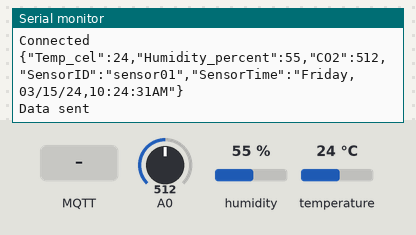
This sketch was run on a simulated ESP8266 (NodeMCU). On the bench: the last lines printed to the serial monitor. Inputs (shaded band) come from the test bench; at power-on: humidity 55 %, A0 = 512, temperature 24 °C. WiFi joins after 1.5 s; servers stay silent unless stated; the local clock reads 2024-03-15 10:24:30 at power-on unless the sketch sets it; no MQTT or app messages arrive unless stated.

Above: at 2.7 s.
2.8 s: MQTT message "1" arrives on the first subscribed topic
At 4.32 s:
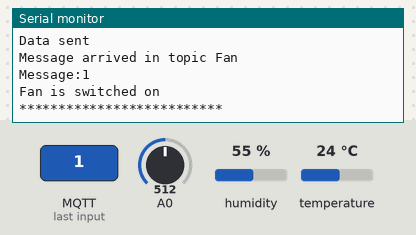
5.5 s: MQTT message "on" arrives on the first subscribed topic
At 6.84 s:
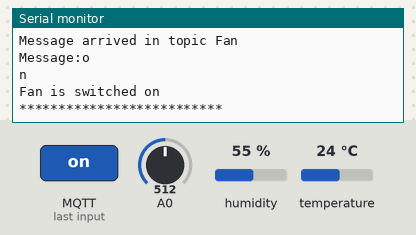
8.0 s: MQTT message "off" arrives on the first subscribed topic
At 9.36 s:
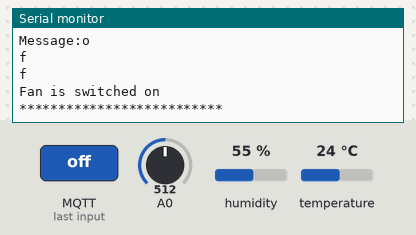
10.5 s: humidity set to 22 %
At 11.0 s:
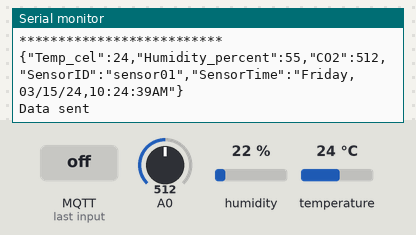
12.1 s: A0 set to 716
At 13.3 s:
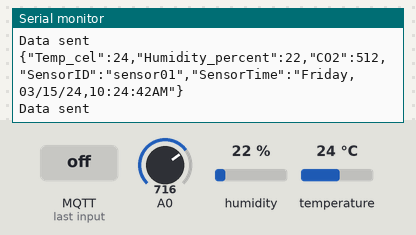
13.7 s: temperature set to 12 °C
At 15.9 s:
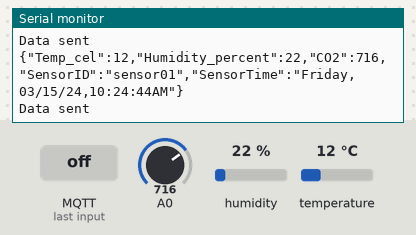

Measured:
- after the input at 2.8 s, the serial monitor: prints a new line after 1.2 s (image 1)
- after the input at 5.5 s, the serial monitor: prints a new line after 1.1 s (image 2)
- after the input at 8.0 s, the serial monitor: prints a new line after 1.1 s (image 3)
- after the input at 13.7 s, the serial monitor: prints a new line after 0.80 s (image 6)

The sketch:

MQTTpubsub.ino
```cpp
#include<ESP8266WiFi.h>
#include<PubSubClient.h>
#include<ArduinoJson.h>
#include<NTPClient.h>
#include<DHT.h>
#include<DHT_U.h>

#define DHTPIN 2
#define DHTTYPE DHT11

DHT dht(DHTPIN,DHTTYPE);

const char* ssid=""; //your wifi name
const char* pass=""; //your wifi password
const char* mqttServer=""; //ip address of raspberry pi
const int mqttPort= 1883;
const char* mqttUser=""; //username of mosquitto setup on raspberry pi
const char* mqttPass=""; //password of mosquitto setup on raspberry pi
const char* ntpServer = ""; //ip address of raspberry pi on which NTP server is setup
const long  gmtOffset_sec = 19800;   //Replace with your GMT offset (seconds)
const int   daylightOffset_sec = 0; //Replace with your daylight offset (seconds)


WiFiClient espClient;
PubSubClient client(espClient);

void setup() {
 Serial.begin(9600);
 WiFi.begin(ssid,pass);
 Serial.println("Welcome");
 while(WiFi.status()!= WL_CONNECTED){
  delay(500);
  Serial.println("Connecting to WiFi...");
 }
 Serial.println("Connected");

 client.setServer(mqttServer,mqttPort);
 client.setCallback(callback);

 while(!client.connected()){
  Serial.println("Connecting to MQTT server..");
  String clientId = "ESP8266Client";
  if(client.connect(clientId.c_str(),mqttUser, mqttPass)){
    client.subscribe("Fan");
    Serial.println("Connected");
  }
  else{
    Serial.print("Failed");
    Serial.println(client.state());
    delay(1000);
  }
 }
 configTime(gmtOffset_sec, daylightOffset_sec, ntpServer);
}

void callback(char* topic, byte* payload, unsigned int length){
  Serial.print("Message arrived in topic ");
  Serial.println(topic);

  Serial.print("Message:");
  String message="";
  for(int i=0; i<length;i++){
    Serial.println((char)payload[i]);
    message+=(char)payload[i];
  }
  if (String(topic)="Fan"){
    if(message="Fan on"){
      Serial.println("Fan is switched on");
    }
    else{
      Serial.println("Fan is turned off");
    }
  }
  Serial.println();
  Serial.println("**************************");
}

void loop() {
  client.loop();
  float hum= dht.readHumidity();
  //Serial.println(hum);
  float temp= dht.readTemperature();
  //Serial.println(temp);
  int sensorValue = analogRead(A0);
  time_t rawtime;
  struct tm* timeinfo;
  char buffer1[80];
  // Used to store the time
  // returned by localetime() function
  //char buffer[80];
  delay(400);
  time(&rawtime);
  timeinfo = localtime(&rawtime);
  strftime(buffer1, 80,
           "%A,%D,%I:%M:%S%p",
           timeinfo);
  // strftime() function stores the
    // current time as Hours : Minutes
    //%I %M and %p-> format specifier
    // of Hours minutes and am/pm respectively
    // %A is for day and %D is for date*/

  StaticJsonDocument<200> doc;
  doc["Temp_cel"] = temp;
  doc["Humidity_percent"] = hum;
  doc["CO2"]=sensorValue;
  doc["SensorID"]="sensor01";
  doc["SensorTime"]=buffer1;


  serializeJson(doc, Serial);
  char buffer[256];
  serializeJson(doc, buffer);
  client.publish("Temp", buffer);
  Serial.println();
  Serial.println("Data sent");
  delay(2000);
}
```
